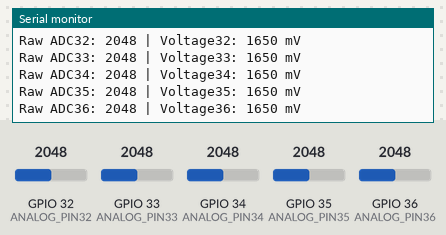
This sketch was run on a simulated ESP32-S3. Shown: the last lines printed to the serial monitor. Inputs (shaded band) come from the test bench; at power-on: GPIO 32 (ANALOG_PIN32) = 2048, GPIO 33 (ANALOG_PIN33) = 2048, GPIO 34 (ANALOG_PIN34) = 2048, GPIO 35 (ANALOG_PIN35) = 2048, GPIO 36 (ANALOG_PIN36) = 2048 (analog values on the 0–4095 scale). WiFi joins after 1.5 s; servers stay silent unless stated.

Above: at 3.7 s.
3.8 s: GPIO 32 (ANALOG_PIN32) set to 2866
5.3 s: GPIO 33 (ANALOG_PIN33) set to 2866
6.8 s: GPIO 34 (ANALOG_PIN34) set to 2866
At 7.6 s:
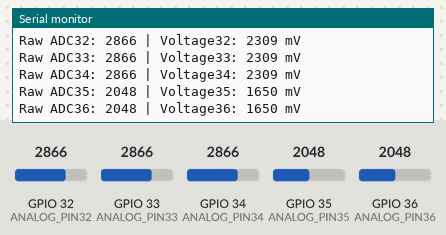
8.3 s: GPIO 35 (ANALOG_PIN35) set to 2866
At 9.1 s:
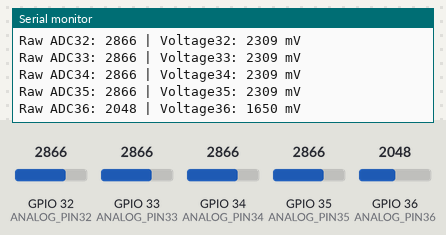
9.8 s: GPIO 36 (ANALOG_PIN36) set to 2866
At 10.6 s:
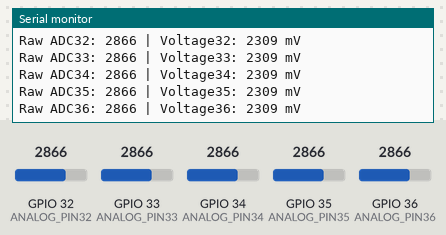
11.3 s: GPIO 32 (ANALOG_PIN32) set to 3972
Timing chart, 0 to 13.8 s (numbered marks = the images above; inputs shaded):
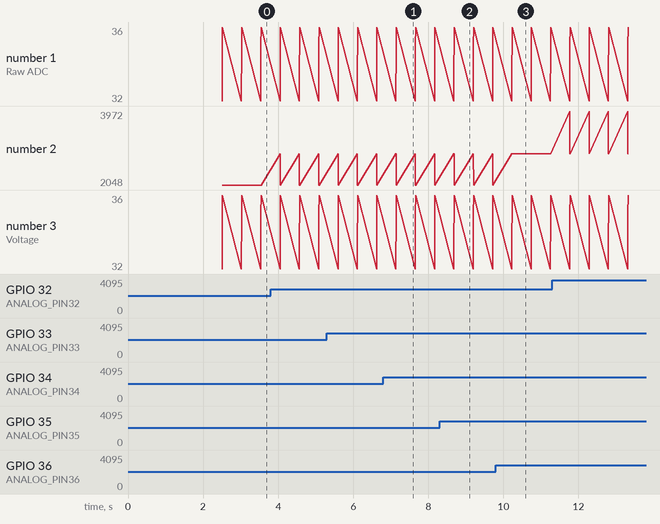

The sketch:

webserver_20261018203819.ino
```cpp
#include <WiFi.h>
#include <WebServer.h>

// Wi-Fiの接続情報を入力
const char* ssid = "aterm-bdbab8-g";
const char* password = "57d744f87f264";
const int ANALOG_PIN32 = 32;
const int ANALOG_PIN33 = 33;
const int ANALOG_PIN34 = 34;
const int ANALOG_PIN35 = 35;
const int ANALOG_PIN36 = 36;
String html = "";
// ポート80（通常のHTTPポート）でWEBサーバーのインスタンスを作成
WebServer server(80);

// ルートパス「/」にアクセスされた時に実行される関数
void handleRoot() {
  String html = "<!DOCTYPE html><html>";
  html += "<head><meta charset=\"UTF-8\"><title>ESP32 Web Server</title></head>";
  html += "<body>";
  html += "<h1>Hello from ESP32</h1>";
//  html += "</body></html>";

  // HTTPステータス200（成功）、コンテンツタイプ「text/html」でHTMLを送信

  int rawValue32 = analogRead(ANALOG_PIN32);
  int rawValue33 = analogRead(ANALOG_PIN33);
  int rawValue34 = analogRead(ANALOG_PIN34);
  int rawValue35 = analogRead(ANALOG_PIN35);
  int rawValue36 = analogRead(ANALOG_PIN36);

  // 2. ミリボルト単位の電圧を直接取得（校正値が適用されます）
  uint32_t volt_mV32 = analogReadMilliVolts(ANALOG_PIN32);
  uint32_t volt_mV33 = analogReadMilliVolts(ANALOG_PIN33);
  uint32_t volt_mV34 = analogReadMilliVolts(ANALOG_PIN34);
  uint32_t volt_mV35 = analogReadMilliVolts(ANALOG_PIN35);
  uint32_t volt_mV36 = analogReadMilliVolts(ANALOG_PIN36);

  // 3. ミリボルト（mV）をボルト（V）に変換
  float volt_V32 = volt_mV32 / 1000.0;
  float volt_V33 = volt_mV33 / 1000.0;
  float volt_V34 = volt_mV34 / 1000.0;
  float volt_V35 = volt_mV35 / 1000.0;
  float volt_V36 = volt_mV36 / 1000.0;

  html += "Voltage32:";
  html += volt_mV32;
  html += "mV<br>";
  html += "Voltage33:";
  html += volt_mV33;
  html += "mV<br>";
  html += "Voltage34:";
  html += volt_mV34;
  html += "mV<br>";
  html += "Voltage35:";
  html += volt_mV35;
  html += "mV<br>";
  html += "Voltage36:";
  html += volt_mV36;
  html += "mV<br>";

  //  html += "</body></html>";

  delay(500);


  server.send(200, "text/html", html);
}

// 登録されていないパスにアクセスされた時に実行される関数
void handleNotFound() {
  server.send(404, "text/plain", "404 Not Found");
}

void setup() {
  Serial.begin(115200);
  delay(1000);

  // Wi-Fiに接続
  Serial.println();
  Serial.print("Connecting to ");
  Serial.println(ssid);
  WiFi.begin(ssid, password);

  // 接続完了を待つ
  while (WiFi.status() != WL_CONNECTED) {
    delay(500);
    Serial.print(".");
  }

  // 接続されたらIPアドレスをシリアルモニターに表示
  Serial.println("");
  Serial.println("Wi-Fi connected.");
  Serial.print("IP address: ");
  Serial.println(WiFi.localIP());

  // ルーティングの設定（特定のURLパスと処理する関数を紐付け）
  server.on("/", handleRoot);
  server.onNotFound(handleNotFound);

  // サーバーの起動
  server.begin();
  Serial.println("HTTP server started");

  // ESP32-S3のデフォルト解像度は13bit（0?8191）ですが、
  // 明示的に12bit（0?4095）に固定しておくと他機種との互換性が上がります。
  analogReadResolution(12);

  // 3.3Vまでの電圧を測定できるようにアッテネータ（減衰器）を11dB（または12dB）に設定
  analogSetAttenuation(ADC_11db);


}

void loop() {
  // クライアントからの要求（HTTPリクエスト）を常に監視・処理する
  server.handleClient();

  int rawValue32 = analogRead(ANALOG_PIN32);
  int rawValue33 = analogRead(ANALOG_PIN33);
  int rawValue34 = analogRead(ANALOG_PIN34);
  int rawValue35 = analogRead(ANALOG_PIN35);
  int rawValue36 = analogRead(ANALOG_PIN36);
  // 2. ミリボルト単位の電圧を直接取得（校正値が適用されます）
  uint32_t volt_mV32 = analogReadMilliVolts(ANALOG_PIN32);
  uint32_t volt_mV33 = analogReadMilliVolts(ANALOG_PIN33);
  uint32_t volt_mV34 = analogReadMilliVolts(ANALOG_PIN34);
  uint32_t volt_mV35 = analogReadMilliVolts(ANALOG_PIN35);
  uint32_t volt_mV36 = analogReadMilliVolts(ANALOG_PIN36);
  // 3. ミリボルト（mV）をボルト（V）に変換
  float volt_V32 = volt_mV32 / 1000.0;
  float volt_V33 = volt_mV33 / 1000.0;
  float volt_V34 = volt_mV34 / 1000.0;
  float volt_V35 = volt_mV35 / 1000.0;
  float volt_V36 = volt_mV36 / 1000.0;
  // シリアルモニタへの出力
  Serial.print("Raw ADC32: ");
  Serial.print(rawValue32);
  Serial.print(" | Voltage32: ");
  Serial.print(volt_mV32);
  Serial.println(" mV ");
  Serial.print("Raw ADC33: ");
  Serial.print(rawValue33);
  Serial.print(" | Voltage33: ");
  Serial.print(volt_mV33);
  Serial.println(" mV ");
  Serial.print("Raw ADC34: ");
  Serial.print(rawValue34);
  Serial.print(" | Voltage34: ");
  Serial.print(volt_mV34);
  Serial.println(" mV ");
  Serial.print("Raw ADC35: ");
  Serial.print(rawValue35);
  Serial.print(" | Voltage35: ");
  Serial.print(volt_mV35);
  Serial.println(" mV ");
  Serial.print("Raw ADC36: ");
  Serial.print(rawValue36);
  Serial.print(" | Voltage36: ");
  Serial.print(volt_mV36);
  Serial.println(" mV ");
  delay(500); // 0.5秒ごとに測定

  delay(2); // ウォッチドッグタイマー(WDT)リセット対策用の短いディレイ


}
```

Measured:
- after the input at 6.8 s, the serial monitor: prints a new line after 0.34 s (image 1)
- after the input at 8.3 s, the serial monitor: prints a new line after 0.39 s (image 2)
- after the input at 9.8 s, the serial monitor: prints a new line after 0.43 s (image 3)
